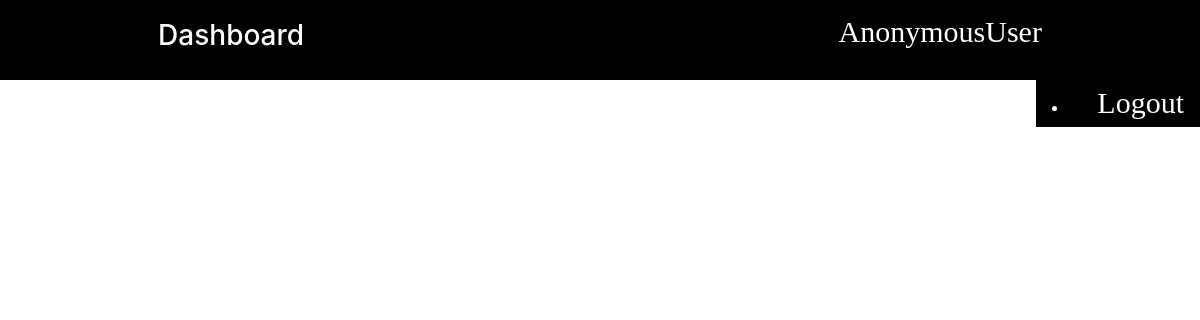
Page /course/js/ on the earlier database version.
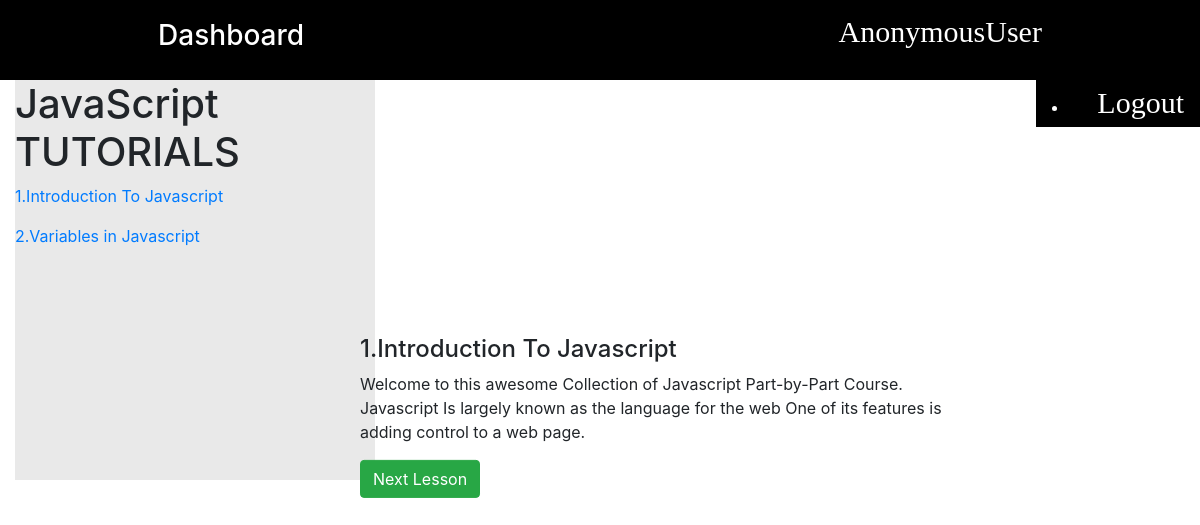
Same page on the later database version.
### tutorials/models.py (models this page shows, shortened)
class JavaScript(models.Model):
    title = models.CharField(max_length=100)
    description = models.TextField()
    price = models.IntegerField()
    video_url = EmbedVideoField(blank=True)
    slug = models.SlugField()
    course_number = models.IntegerField(default=0)
    previous_post = models.ForeignKey(
        'self', related_name='previous', on_delete=models.SET_NULL, blank=True, null=True)
    next_post = models.ForeignKey(
        'self', related_name='next', on_delete=models.SET_NULL, blank=True, null=True)

### tutorials/views.py (the view)
# urls.py: path("course/js/", JsList.as_view(), name="js"),
class JsList(ListView):
    model = JavaScript
    template_name = './courses/js.html'
    context_object_name = 'queryset'
    paginate_by = 1
    def get_context_data(self, **kwargs):
        js = JavaScript.objects.all()
        queryset = JavaScript
        context = super().get_context_data(**kwargs)
        context['page_request_var'] = "page"
        context['js'] = js
        return context

### templates/courses/js.html (shortened to what this page needs)
{% extends 'account/register/register_base.html' %} {% load static %} {% load embed_video_tags %} {% block title %} Javascript Tutorial {% endblock title %}
 {% block navbar %} {% include 'registration/nav.html' %} {% endblock navbar %}
{% block content %}
{% for course in queryset %}
<div class="container-fluid">
  <div class="empty"></div>
  <div class="course-titles">
    <h1>JavaScript TUTORIALS</h1>
    {% for tut in js %}
    <a href="?{{ page_request_var }}={{ tut.course_number }}"><p>{{ tut.title }}</p></a>
    {% endfor %}
  </div>
  <div class="the-course" id="#{{ course.id }}">
    <h4>{{ course.title }}</h4>
    <div class="description">
      <p>{{ course.description }}</p>
    </div>
    {% if is_paginated %}
    <div class="btns">
    {% if page_obj.has_next %}
      <a href="?{{ page_request_var }}={{ page_obj.next_page_number }}" class="btn btn-success">Next Lesson</a>
    {% endif %}
    </div>
    {% endif %}
  </div>
</div>
{% endfor %}
{% endblock content %}

Differences in the rows shown:
added JavaScript: title "1.Introduction To Javascript", description "Welcome to this awesome Collection of Javascript Part-by-Part Course. Javascript Is largely known as the language for the web One of its features is adding control to a web page."
added JavaScript: title "2.Variables in Javascript", shown under "1.Introduction To Javascript"
